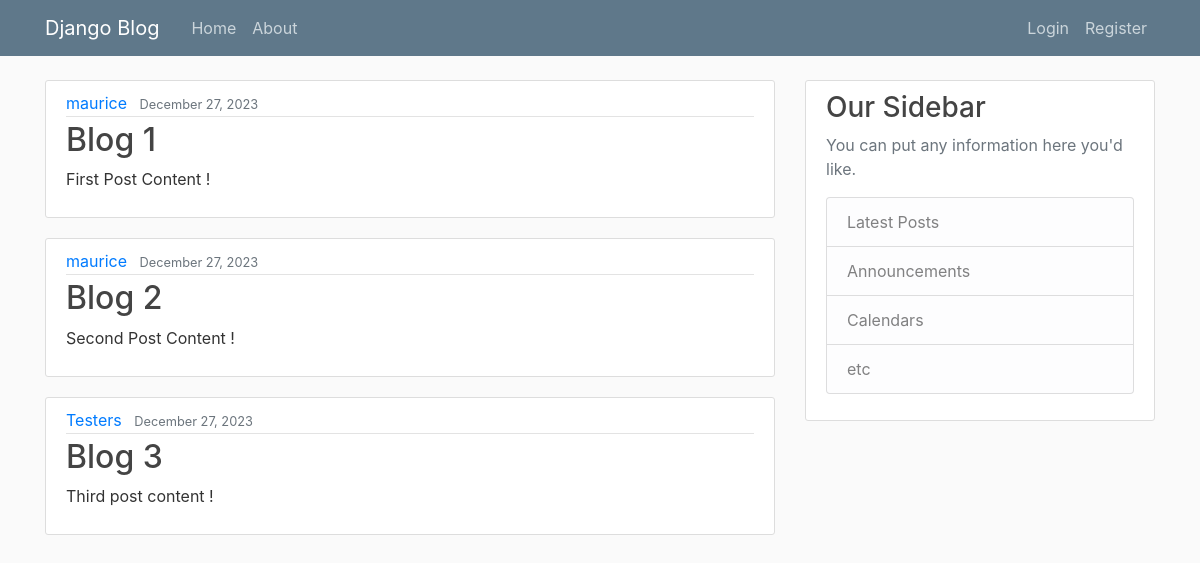
The page / on the database its author committed.
### blog/models.py (models this page shows, shortened)
class Post(models.Model):
    title=models.CharField(max_length=100)
    content=models.TextField()
    date_posted=models.DateTimeField(default=timezone.now)
    author=models.ForeignKey(User, on_delete=models.CASCADE)

### blog/views.py (the view)
# urls.py: path('', views.home, name='blog-home'),
def home(request):
    context={
        'posts':Post.objects.all()
    }
    return render(request,'blog/home.html',context)

### blog/templates/blog/home.html
{% extends 'blog/base.html'%}
{% block content %}
    {% for post in posts%}
        <article class="media content-section">
        <div class="media-body">
            <div class="article-metadata">
            <a class="mr-2" href="#">{{ post.author }}</a>
            <small class="text-muted">{{ post.date_posted|date:"F d, Y" }}</small>
            </div>
            <h2><a class="article-title" href="#">{{ post.title }}</a></h2>
            <p class="article-content">{{ post.content }}</p>
        </div>
        </article>
    {% endfor %}
{% endblock %}

### blog/templates/blog/base.html (shortened to what this page needs)
{% load static %}
<!DOCTYPE html>
<html lang="en">
  <head>
    <link
      rel="stylesheet"
      href="https://cdn.jsdelivr.net/npm/bootstrap@4.0.0/dist/css/bootstrap.min.css"
    />
    <link rel="stylesheet" href="{% static 'blog/main.css'%}">
  </head>
  <body>
    <header class="site-header">
      <nav class="navbar navbar-expand-md navbar-dark bg-steel fixed-top">
        <div class="container">
          <a class="navbar-brand mr-4" href="{% url 'blog-home' %}">Django Blog</a>
          <div class="collapse navbar-collapse" id="navbarToggle">
            <div class="navbar-nav mr-auto">
              <a class="nav-item nav-link" href="{% url 'blog-home' %}">Home</a>
              <a class="nav-item nav-link" href="{% url 'blog-about'%}">About</a>
            </div>
            <div class="navbar-nav">
              {% if user.is_authenticated %}
                <a class="nav-item nav-link" href="{% url 'profile'%}">Profile</a>
                <a class="nav-item nav-link" href="#" onclick="submitLogoutForm()">Logout</a>
                <script>
                    function submitLogoutForm() {
                        var form = document.createElement('form');
                        form.method = 'post';
                        form.action = '{% url "logout" %}';
                        var csrfToken = document.createElement('input');
                        csrfToken.type = 'hidden';
                        csrfToken.name = 'csrfmiddlewaretoken';
                        csrfToken.value = '{{ csrf_token }}';
                        form.appendChild(csrfToken);
                        document.body.appendChild(form);
                        form.submit();
                    }
                </script>
              {% else %}
                <a class="nav-item nav-link" href="{% url 'login'%}">Login</a>
                <a class="nav-item nav-link" href="{% url 'register'%}">Register</a>
              {% endif%}
            </div>
          </div>
        </div>
      </nav>
    </header>
    <main role="main" class="container">
  <div class="row">
    <div class="col-md-8">
      {% block content %}{% endblock %}
    </div>
    <div class="col-md-4">
      <div class="content-section">
        <h3>Our Sidebar</h3>
        <p class='text-muted'>You can put any information here you'd like.
          <ul class="list-group">
            <li class="list-group-item list-group-item-light">Latest Posts</li>
            <li class="list-group-item list-group-item-light">Announcements</li>
            <li class="list-group-item list-group-item-light">Calendars</li>
            <li class="list-group-item list-group-item-light">etc</li>
          </ul>
        </p>
      </div>
    </div>
  </div>
</main>
  </body>
</html>

### blog/static/blog/main.css (style rules this page uses)
body { background: #fafafa; color: #333333; margin-top: 5rem; }
h1, h2, h3, h4, h5, h6 { color: #444444; }
ul { margin: 0; }
.bg-steel { background-color: #5f788a; }
.site-header .navbar-nav .nav-link { color: #cbd5db; }
.content-section { background: #ffffff; padding: 10px 20px; border: 1px solid #dddddd; border-radius: 3px; margin-bottom: 20px; }
.article-title { color: #444444; }
.article-content { white-space: pre-line; }
.article-metadata { padding-bottom: 1px; margin-bottom: 4px; border-bottom: 1px solid #e3e3e3; }

### rows shown on the page
Post: author "maurice", date_posted "December 27, 2023", title "Blog 1", content "First Post Content !"
Post: author "maurice", date_posted "December 27, 2023", title "Blog 2", content "Second Post Content !"
Post: author "Testers", date_posted "December 27, 2023", title "Blog 3", content "Third post content !"
